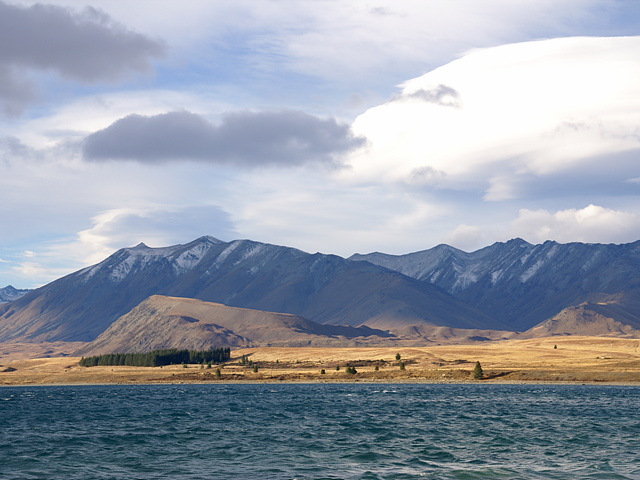
#> input picture ch05/tekapo.bmp, 640 x 480 px, found by its file name
$ python rotation2.py
#> lines starting #> are read from the running program, lines starting #| are printed output that depends on the picture
import sys
import numpy as np
import cv2


src = cv2.imread('ch05/tekapo.bmp')
#> src is the input picture: shape (480, 640, 3); mean B, G, R 169.8, 157.4, 149.7

if src is None:
    print('Image load failed!')
    sys.exit()

cp = (src.shape[1] / 2, src.shape[0] / 2)
#> cp = (320, 240)
# rot = cv2.getRotationMatrix2D(cp, 20, 0.5)
rot = cv2.getRotationMatrix2D(cp, 40, 0.8)

dst = cv2.warpAffine(src, rot, (0, 0))
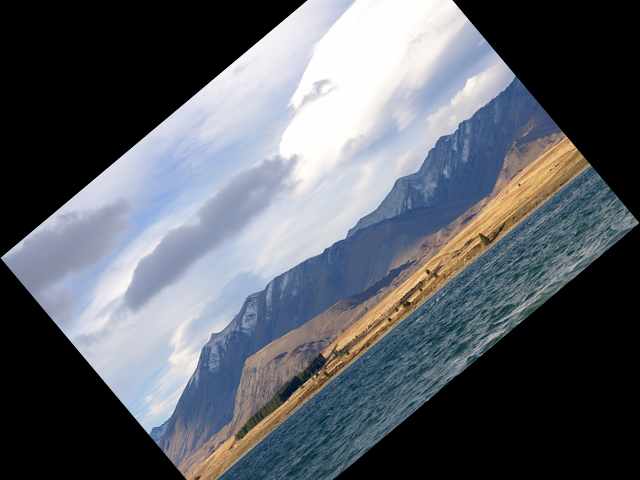
#> dst: shape (480, 640, 3); mean B, G, R 103.2, 95.6, 91.2

cv2.imshow('src', src)
cv2.imshow('dst', dst)
cv2.waitKey()

cv2.destroyAllWindows()

$ run again, with ch05/cat.bmp copied over ch05/tekapo.bmp
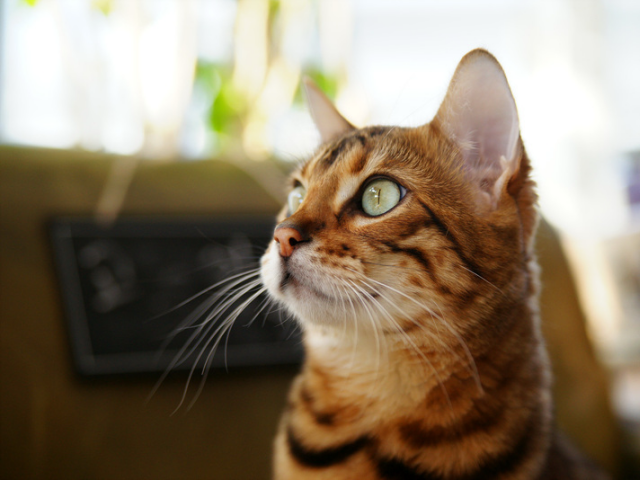
#> input picture ch05/cat.bmp, 640 x 480 px, found by its file name
#> src is the input picture: shape (480, 640, 3); mean B, G, R 104.5, 125.6, 140.8
#> `dst = cv2.warpAffine(src, rot, (0, 0))`:
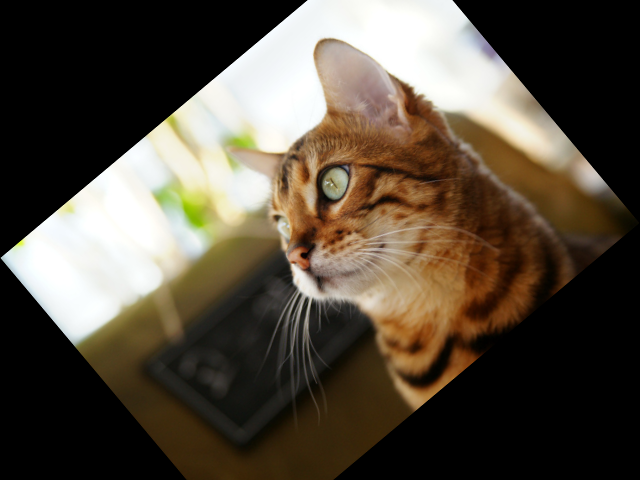
#> dst: shape (480, 640, 3); mean B, G, R 62.8, 75.9, 85.3

$ run again, with ch05/rose.bmp copied over ch05/tekapo.bmp
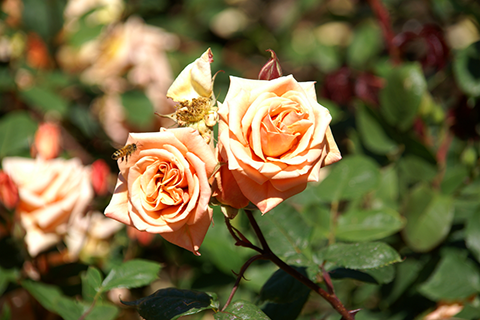
#> input picture ch05/rose.bmp, 480 x 320 px, found by its file name
#> src is the input picture: shape (320, 480, 3); mean B, G, R 63.1, 103.6, 116.2
#> `dst = cv2.warpAffine(src, rot, (0, 0))`:
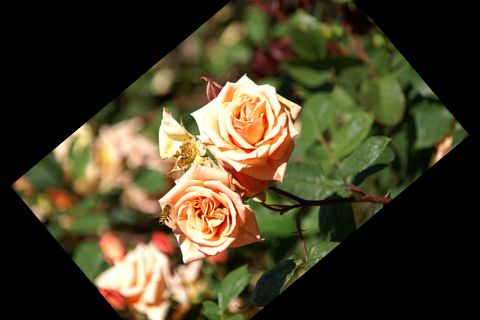
#> dst: shape (320, 480, 3); mean B, G, R 39, 63.5, 71.3
